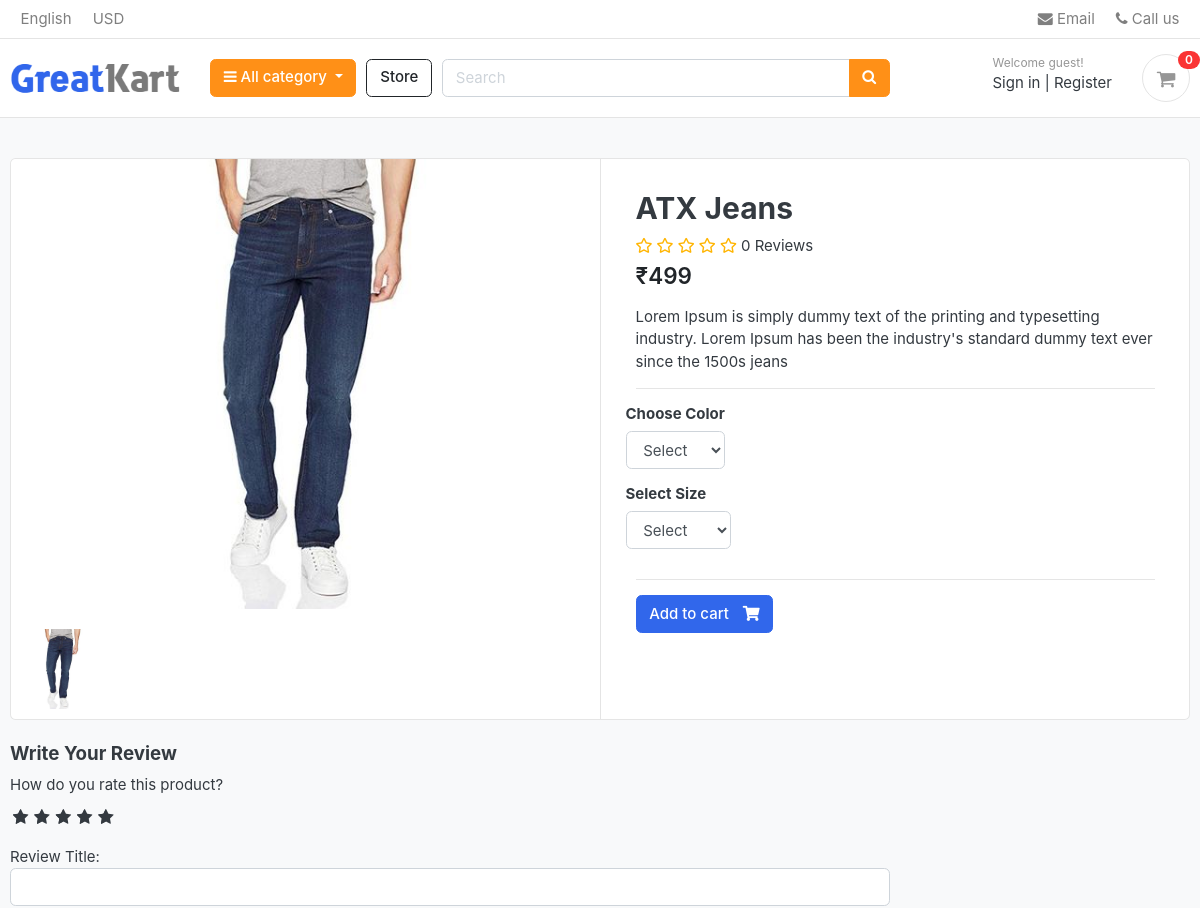
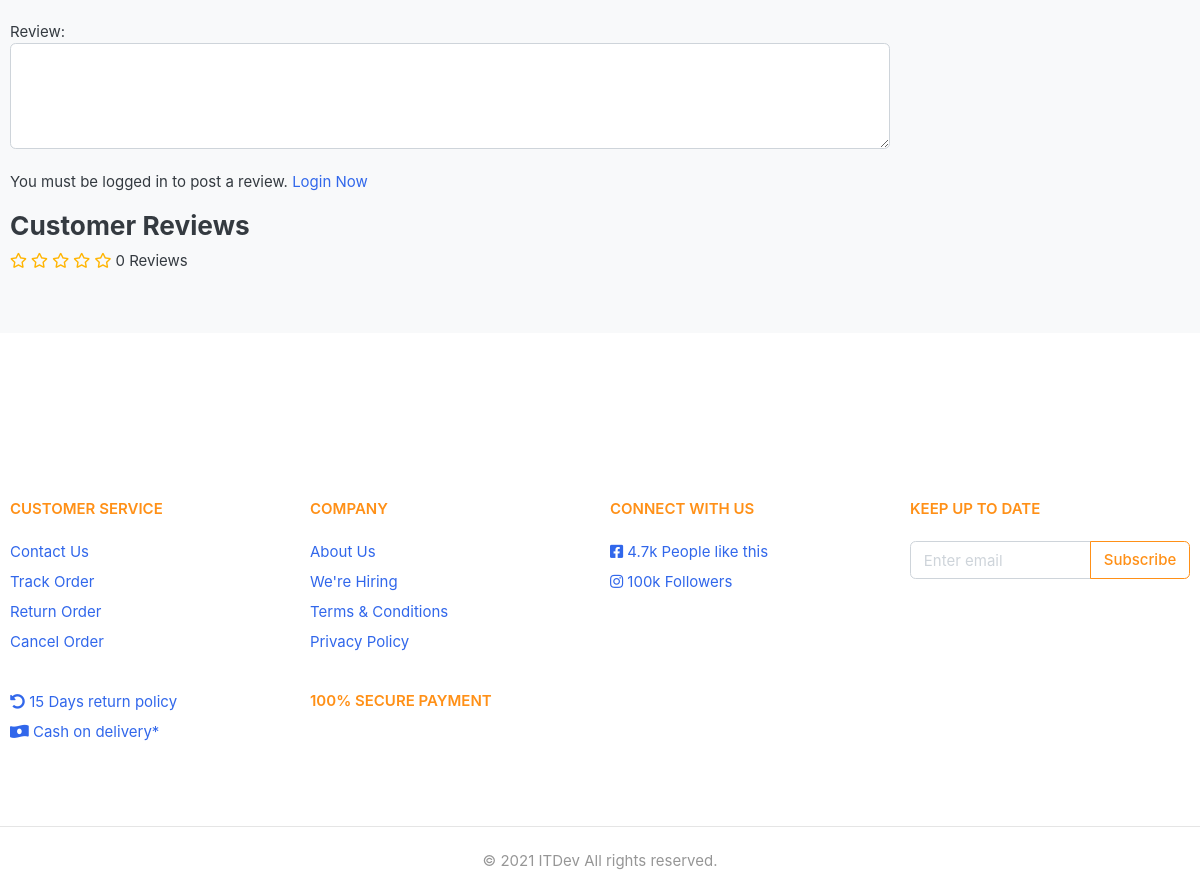
/store/category/jeans/atx-jeans/, run on the app's committed database (2 pictures, top to bottom).
### store/models.py (models this page shows, shortened)
class Product (models.Model):
    product_name = models.CharField(max_length=200, unique=True)
    slug = models.SlugField(max_length=200, unique=True)
    description = models.TextField(max_length=500, blank=True)
    price = models.IntegerField()
    image = models.ImageField(upload_to='photos/products')
    stock = models.IntegerField()
    is_available = models.BooleanField(default=True)
    category = models.ForeignKey(Category, on_delete=models.CASCADE)
    created_date = models.DateTimeField(auto_now_add=True)
    modified_date = models.DateTimeField(auto_now=True)
    def average_review(self):
        reviews = ReviewRating.objects.filter(product=self, status=True).aggregate(average=Avg('rating'))
        avg = 0
        if reviews['average'] is not None:
            avg = float(reviews['average'])
        return avg
    def count_review (self):
        reviews = ReviewRating.objects.filter(product=self, status=True).aggregate(count=Count('id'))
        count = 0
        if reviews['count'] is not None:
            count = int(reviews['count'])
        return count

### store/views.py (the view)
# urls.py: path('category/<slug:category_slug>/<slug:product_slug>/', views.product_detail, name="product_detail"),
def product_detail (request, category_slug, product_slug):
    try:
        single_product = Product.objects.get(category__slug=category_slug, slug=product_slug)
        in_cart = CartItem.objects.filter(cart__cart_id=_cart_id(request), product=single_product).exists() #
    except Exception as e:
        raise e
    if request.user.is_authenticated:
        try:
            orderproduct = OrderProduct.objects.filter(user=request.user, product_id=single_product.id).exists()
        except OrderProduct.DoesNotExist:
            orderproduct = None
    else:
        orderproduct = None
    reviews = ReviewRating.objects.filter(product_id=single_product.id, status=True)
    product_gallery = ProductGallery.objects.filter(product_id=single_product.id)
    context = {
        'single_product' : single_product,
        'in_cart' : in_cart,
        'orderproduct' : orderproduct,
        'reviews' : reviews,
        'product_gallery' : product_gallery,
    }
    return render (request, 'store/product_detail.html', context)

### carts/context_processors.py (called while the page is built)
def counter(request):
    cart_count = 0
    if 'admin' in request.path:
        return {}
    else:
        try:
            cart = Cart.objects.filter(cart_id=_cart_id(request))
            if request.user.is_authenticated:
                cart_items = CartItem.objects.all().filter(user=request.user)
            else:
                cart_items = CartItem.objects.all().filter(cart=cart[:1])
            for cart_item in cart_items:
                cart_count += cart_item.quantity
        except Cart.DoesNotExist:
            cart_count = 0
    return dict(cart_count=cart_count)

### carts/views.py (called while the page is built)
def _cart_id (request):
    cart = request.session.session_key
    if not cart:
        cart = request.session.create()
    return cart

### category/context_processors.py (called while the page is built)
def menu_links (request):
    links = Category.objects.all()
    return dict(links=links)

### category/models.py (called while the page is built)
    def get_url (self):
        return reverse ('products_by_category', args=[self.slug])

### store/models.py (called while the page is built)
    def colors (self):
        return super (VariationManager, self).filter(variation_category='color', is_active=True)

    def sizes (self):
        return super (VariationManager, self).filter(variation_category='size', is_active=True)

### templates/store/product_detail.html (shortened to what this page needs)
{% extends 'base.html' %}
{% load static %}
{% block content %}
<section class="section-content padding-y bg">
<div class="container">
<div class="card">
	<div class="row no-gutters">
		<aside class="col-md-6">
<article class="gallery-wrap">
	<div class="img-big-wrap mainImage">
	   <center>
			 <img src="{{ single_product.image.url }}">
		 </center>
	</div>
</article>
		<ul class="thumb">
			<li>
				<a href="{{ single_product.image.url }}" target="mainImage"><img src="{{ single_product.image.url }}" alt="Product Image"></a>
			</li>
		</ul>
		</aside>
		<main class="col-md-6 border-left">
			<form class="" action="{% url 'add_cart' single_product.id %}" method="post">
				<article class="content-body">
					<h2 class="title">{{ single_product.product_name }}</h2>
					<div class="rating-star my-1">
						<span>
							<i class="{% if single_product.average_review >= 0.5 and single_product.average_review < 1 %}fas fa-star-half-alt{% elif single_product.average_review < 0.5 %}far fa-star {% else %}fas fa-star{% endif %}" aria-hidden="true"></i>
							<i class="{% if single_product.average_review >= 1.5 and single_product.average_review < 2 %}fas fa-star-half-alt{% elif single_product.average_review < 1.5 %}far fa-star {% else %}fas fa-star{% endif %}" aria-hidden="true"></i>
							<i class="{% if single_product.average_review >= 2.5 and single_product.average_review < 3 %}fas fa-star-half-alt{% elif single_product.average_review < 2.5 %}far fa-star {% else %}fas fa-star{% endif %}" aria-hidden="true"></i>
							<i class="{% if single_product.average_review >= 3.5 and single_product.average_review < 4 %}fas fa-star-half-alt{% elif single_product.average_review < 3.5 %}far fa-star {% else %}fas fa-star{% endif %}" aria-hidden="true"></i>
							<i class="{% if single_product.average_review >= 4.5 and single_product.average_review < 5 %}fas fa-star-half-alt{% elif single_product.average_review < 4.5 %}far fa-star {% else %}fas fa-star{% endif %}" aria-hidden="true"></i>
							<span>{{ single_product.count_review }} Reviews</span>
						</span>
					</div>
					<div class="mb-3">
						<var class="price h4">₹{{ single_product.price }}</var>
					</div>
					<p>{{ single_product.description }}</p>
					<hr>
					<div class="row">
						<div class="item-option-select">
							<h6>Choose Color</h6>
							<select class="form-control" name="color" required>
								<option value="" selected disabled>Select</option>
							</select>
						</div>
					</div>
					<div class="row">
						<div class="item-option-select">
							<h6>Select Size</h6>
							<select class="form-control" name="size">
								<option value="">Select</option>
							</select>
						</div>
					</div>
					<hr>
				{% if single_product.stock <= 0 %}
					<h5 class="text-danger">Out of Stock</h5>
				{% else %}
	 					<button type="submit" class="btn  btn-primary"> <span class="text">Add to cart</span> <i class="fas fa-shopping-cart"></i>  </button>
				{% endif %}
				</article>
			</form>
		</main>
	</div>
</div>
<br>
<div class="row">
			<div class="col-md-9">
	<form action="{% url 'submit_review' single_product.id %}" method="POST">
		<h5>Write Your Review</h5>
		<div>
			<label>How do you rate this product?</label>
			<br>
			<div class="rate">
				<input type="radio" name="rating" id="rating10" value="5" required /> <label for="rating10" title="5"></label>
				<input type="radio" name="rating" id="rating8" value="4" required /> <label for="rating8" title="4"></label>
				<input type="radio" name="rating" id="rating6" value="3" required /> <label for="rating6" title="3"></label>
				<input type="radio" name="rating" id="rating4" value="2" required /> <label for="rating4" title="2"></label>
				<input type="radio" name="rating" id="rating2" value="1" required /> <label for="rating2" title="1"></label>
			</div>
			<br>
			Review Title:
			<input type="text" class="form-control" name="subject">
			<br>
			Review:
			<textarea name="review" class="form-control" rows="4"></textarea>
			<br>
			{% if user.is_authenticated %}
				{% if orderproduct %}
				<input type="submit" class="btn btn-primary" value="Submit Review">
				{% else %}
				<p class="text-primary">You must purchase this product in order to post a review for it.</p>
				{% endif %}
			{% else %}
				<p>You must be logged in to post a review. <span><a href="{% url 'login' %}">Login Now</a></span></p>
			{% endif %}
		</div>
	</form>
	<header class="section-heading">
		<h3>Customer Reviews </h3>
		<div class="rating-star">
			<span>
				<i class="{% if single_product.average_review >= 0.5 and single_product.average_review < 1 %}fas fa-star-half-alt{% elif single_product.average_review < 0.5 %}far fa-star {% else %}fas fa-star{% endif %}" aria-hidden="true"></i>
				<i class="{% if single_product.average_review >= 1.5 and single_product.average_review < 2 %}fas fa-star-half-alt{% elif single_product.average_review < 1.5 %}far fa-star {% else %}fas fa-star{% endif %}" aria-hidden="true"></i>
				<i class="{% if single_product.average_review >= 2.5 and single_product.average_review < 3 %}fas fa-star-half-alt{% elif single_product.average_review < 2.5 %}far fa-star {% else %}fas fa-star{% endif %}" aria-hidden="true"></i>
				<i class="{% if single_product.average_review >= 3.5 and single_product.average_review < 4 %}fas fa-star-half-alt{% elif single_product.average_review < 3.5 %}far fa-star {% else %}fas fa-star{% endif %}" aria-hidden="true"></i>
				<i class="{% if single_product.average_review >= 4.5 and single_product.average_review < 5 %}fas fa-star-half-alt{% elif single_product.average_review < 4.5 %}far fa-star {% else %}fas fa-star{% endif %}" aria-hidden="true"></i>
				<span>{{ single_product.count_review }} Reviews</span>
			</span>
		</div>
	</header>
	</div>
</div>
</div>
</section>
{% endblock %}

### static/css/ui.css (style rules this page uses)
html { font-family: "Inter", sans-serif; font-size: 15px; }
.content-body { flex: 1 1 auto; padding: 2rem 2.3rem; }
.padding-y { padding-top: 40px; padding-bottom: 40px; }
var { font-style: normal; }
article:after, .form-group:after { display: block; clear: both; content: ""; }
.bg { background-color: #f8f9fa; }
.section-heading { margin-bottom: 20px; margin-top: 15px; }
p:last-child { margin-bottom: 0; }
.btn .text + i { margin-left: 10px; }
.price { font-weight: 600; color: #212529; }
.gallery-wrap .img-big-wrap { margin-bottom: 10px; border-radius: 0.37rem; overflow: hidden; background-color: #fff; }
.gallery-wrap .img-big-wrap img { height: 450px; width: auto; display: inline-block; }
.item-option-select { margin-bottom: 1rem; display: inline-block; margin-right: 15px; }

### static/css/custom.css (style rules this page uses)
.rate { display: inline-block; border: 0; }
.rate > label { float: right; }
.rate > label:before { display: inline-block; font-size: 1.1rem; font-family: FontAwesome; content: "\f005"; margin: 0; padding: 0.3rem .2rem; cursor: pointer; }
.rating-star i { color: #ffb503 !important; }
ul.thumb { margin: 0 auto; padding: 0; float: left; }
ul.thumb li { list-style: none; margin: 10px; }
ul.thumb li img { width: 80px; height: 1px solid grey; }

### data on the page
Product: image (picture), product_name "ATX Jeans", count_review "0", price "499", description "Lorem Ipsum is simply dummy text of the printing and typesetting industry. Lorem Ipsum has been the industry's standard dummy text ever since the 1500s jeans"

### other printed values
{{ cart_count }} "0"
